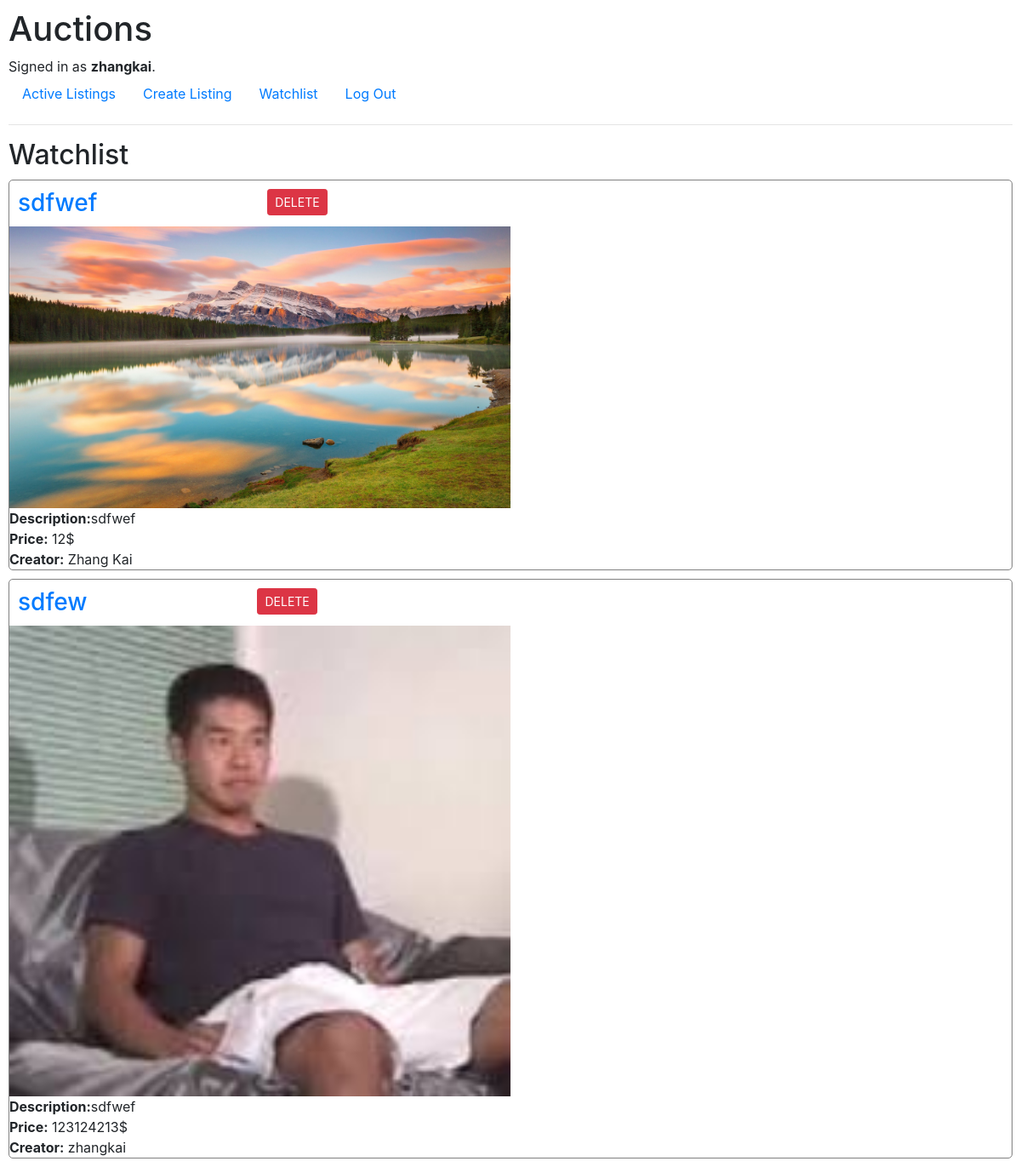
The app's page /watchlist (signed in) with its own data.
### auctions/models.py (models this page shows, shortened)
class User(AbstractUser):
    watchlist = models.ManyToManyField('Listing', blank=True, related_name="follower")

class Listing(models.Model):
    title = models.CharField(max_length=64)
    description = models.CharField(max_length=500)
    starting_bid = models.IntegerField()
    image = models.ImageField(upload_to=None, height_field=None, width_field=None, max_length=100, default=1)
    category = models.ForeignKey(Category, on_delete=CASCADE, default=1, related_name="inside_category")
    creator = models.ForeignKey('User', on_delete=CASCADE, default=1, related_name="creates")

### auctions/views.py (the view, shortened to what this page needs)
# urls.py: path("watchlist", views.watchlist, name="watchlist"),
def watchlist(request):
    usr = User.objects.get(pk=request.user.id)
    return render(request, "auctions/watchlist.html", {
        "listings": usr.watchlist.all()
    })

### auctions/templates/auctions/watchlist.html (shortened to what this page needs)
{% extends "auctions/layout.html" %}
{% block body %}
  <h2>Watchlist</h2>
  {% for listing in listings %}
    <div class="show_listing">
      <div class="flex-container">
        <a href="{% url 'listing_page' listing.id %}" style="text-decoration: none;">
          <h3 style="margin: 0;">{{ listing.title }}</h3>
        </a>
        <form action="{% url 'watchlist' %}" method="POST" style="margin: 0;">
          <button type="submit" class="btn btn-danger btn-sm" name="delete" value="{{ listing.id }}">DELETE</button>
        </form>
      </div>
      {% if listing.image != "1" %}
        <img src="{{ listing.image.url }}" alt="{{ listing.title }}" style="width: 50%;">
      {% endif %}
      <div>
        <b>Description:</b>{{ listing.description|truncatechars:50 }}
      </div>
      <div>
        <b>Price:</b> {{ listing.starting_bid }}$
      </div>
      <div>
        <b>Creator:</b> {{ listing.creator }}
      </div>
    </div>
  {% endfor %}
{% endblock %}

### auctions/templates/auctions/layout.html (shortened to what this page needs)
{% load static %}
<!DOCTYPE html>
<html lang="en">
  <head>
    <link rel="stylesheet" href="https://stackpath.bootstrapcdn.com/bootstrap/4.4.1/css/bootstrap.min.css"
>
    <link href="{% static 'auctions/styles.css' %}" rel="stylesheet">
  </head>
  <body>
    <h1>Auctions</h1>
    <div>
      {% if user.is_authenticated %}
        Signed in as <strong>{{ user.username }}</strong>.
      {% else %}
        Not signed in.
      {% endif %}
    </div>
    <ul class="nav">
      <li class="nav-item">
        <a class="nav-link" href="{% url 'index' %}">Active Listings</a>
      </li>
      <li class="nav-item">
        <a class="nav-link" href="{% url 'create_listing' %}">Create Listing</a>
      </li>
      <li class="nav-item">
        <a class="nav-link" href="{% url 'watchlist' %}">Watchlist</a>
      </li>
      {% if user.is_authenticated %}
        <li class="nav-item">
          <a class="nav-link" href="{% url 'logout' %}">Log Out</a>
        </li>
      {% endif %}
    </ul>
    <hr>
    {% block body %}
    {% endblock %}
  </body>
</html>

### auctions/static/auctions/styles.css (style rules this page uses)
body { padding: 10px; }
.show_listing { border: 1px solid gray; border-radius: 5px; margin-top: 10px; }
.flex-container { display: flex; gap: 200px; flex-direction: row; padding: 10px; }

### records on screen
User: username "zhangkai"
Listing: title "sdfwef", {{ listing.id }} 3 (drawn), image (picture), description "sdfwef", starting_bid "12", creator "Zhang Kai"
Listing: title "sdfew", {{ listing.id }} 9 (drawn), image (picture), description "sdfwef", starting_bid "123124213", creator "zhangkai"
